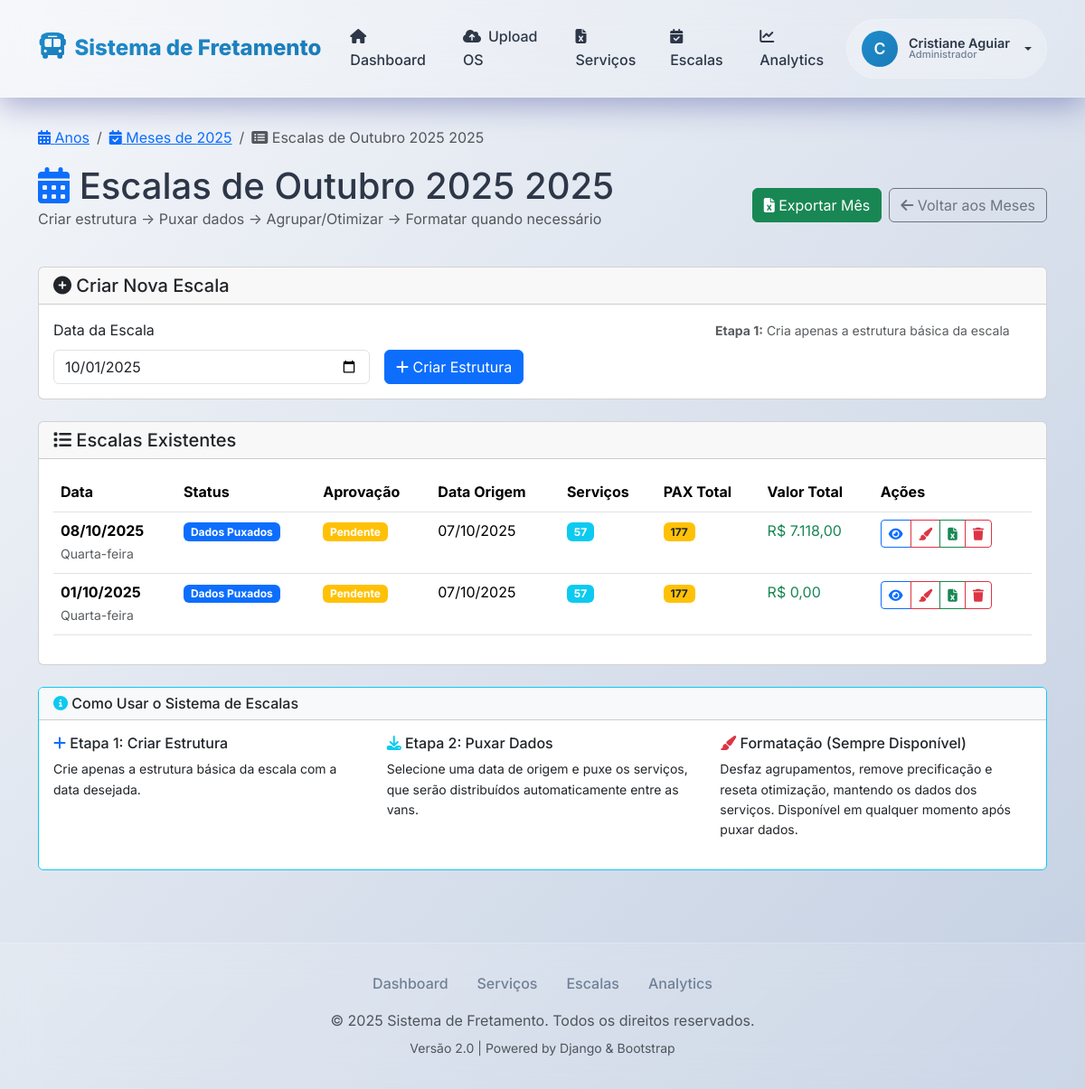
Page /escalas/gerenciar/10/2025/ (signed in) on the earlier database version.
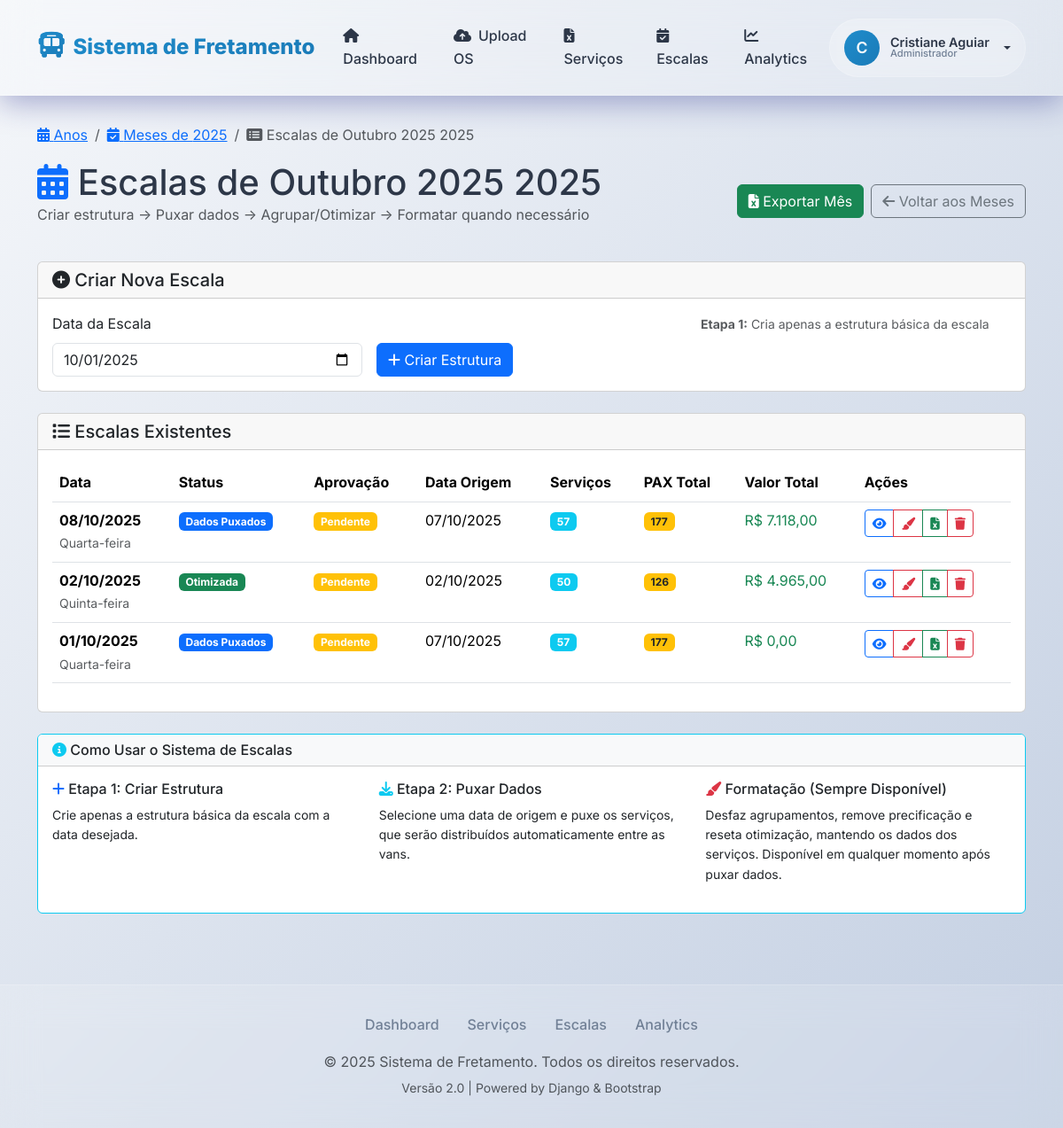
Same page on the later database version.
### escalas/models.py (models this page shows, shortened)
class Escala(models.Model):
    ETAPA_CHOICES = [
        ('ESTRUTURA', 'Estrutura Criada'),
        ('DADOS_PUXADOS', 'Dados Puxados'),
        ('OTIMIZADA', 'Otimizada'),
    ]
    STATUS_CHOICES = [
        ('PENDENTE', 'Pendente'),
        ('APROVADA', 'Aprovada'),
        ('REJEITADA', 'Rejeitada'),
    ]
    data = models.DateField(unique=True)
    etapa = models.CharField(max_length=20, choices=ETAPA_CHOICES, default='ESTRUTURA')
    status = models.CharField(max_length=20, choices=STATUS_CHOICES, default='PENDENTE')
    data_origem = models.DateField(null=True, blank=True, help_text="Data de onde os dados foram puxados")
    aprovada_por = models.ForeignKey(User, on_delete=models.SET_NULL, null=True, blank=True, related_name='escalas_aprovadas')
    data_aprovacao = models.DateTimeField(null=True, blank=True)
    observacoes_aprovacao = models.TextField(blank=True, help_text="Observações sobre a aprovação/rejeição")
    created_at = models.DateTimeField(auto_now_add=True)
    updated_at = models.DateTimeField(auto_now=True)
    class Meta:
        ordering = ['data']
        verbose_name = 'Escala'
        verbose_name_plural = 'Escalas'
        indexes = [
            models.Index(fields=['data']),
            models.Index(fields=['etapa']),
            models.Index(fields=['status']),
            models.Index(fields=['data', 'etapa']),
            models.Index(fields=['created_at']),
        ]
    @property
    def total_van1_pax(self):
        return sum(alocacao.servico.pax for alocacao in self.alocacoes.filter(van='VAN1'))
    @property
    def total_van2_pax(self):
        return sum(alocacao.servico.pax for alocacao in self.alocacoes.filter(van='VAN2'))
    @property
    def total_van1_valor(self):
        total = 0
        for alocacao in self.alocacoes.filter(van='VAN1'):
            if alocacao.preco_calculado:
                total += alocacao.preco_calculado
        return total
    @property
    def total_van2_valor(self):
        total = 0
        for alocacao in self.alocacoes.filter(van='VAN2'):
            if alocacao.preco_calculado:
                total += alocacao.preco_calculado
        return total
    @property
    def tem_dados(self):
        return self.etapa in ['DADOS_PUXADOS', 'OTIMIZADA']

class AlocacaoVan(models.Model):
    VAN_CHOICES = [
        ('VAN1', 'Van 1'),
        ('VAN2', 'Van 2'),
    ]
    escala = models.ForeignKey(Escala, on_delete=models.CASCADE, related_name='alocacoes')
    servico = models.ForeignKey(Servico, on_delete=models.CASCADE, null=True, blank=True)
    van = models.CharField(max_length=10, choices=VAN_CHOICES)
    ordem = models.IntegerField(default=0, help_text="Ordem dentro da van")
    automatica = models.BooleanField(default=True, help_text="Se foi alocada automaticamente")
    preco_calculado = models.DecimalField(max_digits=10, decimal_places=2, null=True, blank=True)
    veiculo_recomendado = models.CharField(max_length=50, null=True, blank=True)
    lucratividade = models.DecimalField(max_digits=5, decimal_places=2, null=True, blank=True, help_text="Score de lucratividade")
    detalhes_precificacao = models.JSONField(null=True, blank=True, help_text="Detalhes de como o preço foi calculado")
    STATUS_ALOCACAO_CHOICES = [
        ('ALOCADO', 'Alocado'),
        ('NAO_ALOCADO', 'Não alocado'),
    ]
    status_alocacao = models.CharField(
        max_length=20,
        choices=STATUS_ALOCACAO_CHOICES,
        default='ALOCADO',
        help_text="Status da alocação após otimização"
    )
    class Meta:
        ordering = ['van', 'ordem']
        unique_together = ['escala', 'servico']
        verbose_name = 'Alocação Van'
        verbose_name_plural = 'Alocações Van'
        indexes = [
            models.Index(fields=['escala']),
            models.Index(fields=['van']),
            models.Index(fields=['ordem']),
            models.Index(fields=['status_alocacao']),
            models.Index(fields=['escala', 'van']),
            models.Index(fields=['van', 'ordem']),
            models.Index(fields=['escala', 'status_alocacao']),
        ]

### escalas/views.py (the view, shortened to what this page needs)
# urls.py: path('gerenciar/<int:mes>/<int:ano>/', views.GerenciarEscalasView.as_view(), name='gerenciar_escalas_mes'),
class GerenciarEscalasView(LoginRequiredMixin, View):
    def get(self, request, mes=None, ano=None):
        if not mes or not ano:
            hoje = date.today()
            mes = hoje.month
            ano = hoje.year
        else:
            mes = int(mes)
            ano = int(ano)
        primeiro_dia = date(ano, mes, 1)
        ultimo_dia = date(ano, mes, monthrange(ano, mes)[1])
        escalas = Escala.objects.filter(
            data__gte=primeiro_dia,
            data__lte=ultimo_dia
        ).select_related(
            'aprovada_por'
        ).prefetch_related(
            'alocacoes__servico',
            'grupos__servicos__alocacao__servico',
            'logs__usuario'
        ).annotate(
            total_servicos=Count('alocacoes'),
            total_pax=Sum('alocacoes__servico__pax'),
            total_valor=Sum('alocacoes__preco_calculado')
        ).order_by('-data')
        mes_nome = f"{MESES_PORTUGUES[mes]} {ano}"
        return render(request, 'escalas/gerenciar.html', {
            'escalas': escalas,
            'mes_atual': {'numero': mes, 'ano': ano, 'nome': mes_nome},
            'mes': mes,
            'ano': ano,
            'primeiro_dia': primeiro_dia,
            'ultimo_dia': ultimo_dia
        })

### core/templatetags/custom_filters.py (called while the page is built)
@register.filter
def currency(value):
    try:
        if value is None:
            return "R$ 0,00"
        num = float(value)
        if num == 0:
            return "R$ 0,00"
        elif abs(num) < 0.01:
            return "R$ 0,00"
        else:
            formatted = f"R$ {num:,.2f}"
            formatted = formatted.replace(',', 'TEMP').replace('.', ',').replace('TEMP', '.')
            return formatted
    except (ValueError, TypeError, AttributeError):
        return "R$ 0,00"

@register.filter
def date_br(value):
    if value:
        try:
            if hasattr(value, 'strftime'):
                return value.strftime('%d-%m-%Y')
            else:
                from datetime import datetime
                date_obj = datetime.strptime(str(value), '%Y-%m-%d')
                return date_obj.strftime('%d-%m-%Y')
        except (ValueError, TypeError, AttributeError):
            pass
    return str(value) if value else ""

### templates/escalas/gerenciar.html (shortened to what the changed rows need)
{% extends 'base.html' %}
{% load crispy_forms_tags %}
{% load custom_filters %}
{% block content %}
<div class="container-fluid">
    <div class="row mb-4">
        <div class="col-12">
            <div class="d-flex justify-content-between align-items-center">
                <div>
                    <h1 class="mb-0">
                        <i class="fas fa-calendar-alt text-primary"></i>
                        Escalas de
                        {% if mes_atual %}
                            {{ mes_atual.nome }} {{ ano }}
                        {% else %}
                            {{ mes }}/{{ ano }}
                        {% endif %}
                    </h1>
                </div>
            </div>
        </div>
    </div>
    <div class="row">
        <div class="col-12">
            <div class="card">
                <div class="card-body">
                    {% if escalas %}
                        <div class="table-responsive">
                            <table class="table table-hover">
                                <thead>
                                    <tr>
                                        <th>Data</th>
                                        <th>Status</th>
                                        <th>Aprovação</th>
                                        <th>Data Origem</th>
                                        <th>Serviços</th>
                                        <th>PAX Total</th>
                                        <th>Valor Total</th>
                                        <th>Ações</th>
                                    </tr>
                                </thead>
                                <tbody>
                                    {% for escala in escalas %}
                                    <tr>
                                        <td>
                                            <strong>{{ escala.data|date:"d/m/Y" }}</strong><br>
                                            <small class="text-muted">{{ escala.data|date:"l" }}</small>
                                        </td>
                                        <td>
                                            {% if escala.etapa == 'ESTRUTURA' %}
                                                <span class="badge bg-secondary">Estrutura Criada</span>
                                            {% elif escala.etapa == 'DADOS_PUXADOS' %}
                                                <span class="badge bg-primary">Dados Puxados</span>
                                            {% elif escala.etapa == 'OTIMIZADA' %}
                                                <span class="badge bg-success">Otimizada</span>
                                            {% endif %}
                                        </td>
                                        <td>
                                            <span class="badge bg-{% if escala.status == 'PENDENTE' %}warning{% elif escala.status == 'APROVADA' %}success{% else %}danger{% endif %}">
                                                {{ escala.get_status_display }}
                                            </span>
                                        </td>
                                        <td>
                                            {% if escala.data_origem %}
                                                {{ escala.data_origem|date:"d/m/Y" }}
                                            {% else %}
                                                <span class="text-muted">-</span>
                                            {% endif %}
                                        </td>
                                        <td>
                                            <span class="badge bg-info">{{ escala.alocacoes.count }}</span>
                                        </td>
                                        <td>
                                            <span class="badge bg-warning text-dark">{{ escala.total_van1_pax|add:escala.total_van2_pax }}</span>
                                        </td>
                                        <td>
                                            <span class="text-success">{{ escala.total_van1_valor|add:escala.total_van2_valor|currency }}</span>
                                        </td>
                                        <td>
                                            <div class="btn-group btn-group-sm" role="group">
                                                <a href="{% url 'escalas:visualizar_escala' data=escala.data|date_br %}"
                                                   class="btn btn-outline-primary" title="Visualizar">
                                                    <i class="fas fa-eye"></i>
                                                </a>
                                                {% if escala.tem_dados %}
                                                    <button type="button"
                                                            class="btn btn-outline-danger"
                                                            title="{% if escala.etapa == 'OTIMIZADA' %}Formatar Escala Otimizada{% else %}Formatar Escala{% endif %}"
                                                            data-bs-toggle="modal"
                                                            data-bs-target="#modalFormatarEscala"
                                                            data-data="{{ escala.data|date_br }}"
                                                            onclick="definirDataFormatar('{{ escala.data|date_br }}')">
                                                        <i class="fas fa-paint-brush"></i>
                                                    </button>
                                                {% endif %}
                                                {% if escala.alocacoes.count > 0 %}
                                                    <a href="{% url 'escalas:exportar_escala' data=escala.data|date_br %}"
                                                       class="btn btn-outline-success" title="Exportar Excel">
                                                        <i class="fas fa-file-excel"></i>
                                                    </a>
                                                {% endif %}
                                                <button type="button"
                                                        class="btn btn-outline-danger"
                                                        title="Excluir Escala"
                                                        onclick="abrirModalExclusao('{{ escala.data|date_br }}', '{{ escala.data|date:'d/m/Y' }}', {{ escala.alocacoes.count }}, '{{ escala.get_etapa_display }}')">
                                                    <i class="fas fa-trash"></i>
                                                </button>
                                            </div>
                                        </td>
                                    </tr>
                                    {% endfor %}
                                </tbody>
                            </table>
                        </div>
                    {% else %}
                        <div class="text-center py-4">
                            <i class="fas fa-calendar-times fa-3x text-muted mb-3"></i>
                            <h6 class="text-muted">Nenhuma escala criada ainda</h6>
                            <p class="text-muted">Crie sua primeira escala usando o formulário acima.</p>
                        </div>
                    {% endif %}
                </div>
            </div>
        </div>
    </div>
</div>
{% endblock %}

Differences in the rows shown:
added Escala: data "02/10/2025", data "Quinta-feira", etapa "Otimizada", status "Pendente", data_origem "02/10/2025", alocacoes.count "50", total_van1_pax|add "126", total_van1_valor|add "R$ 4.965,00"
